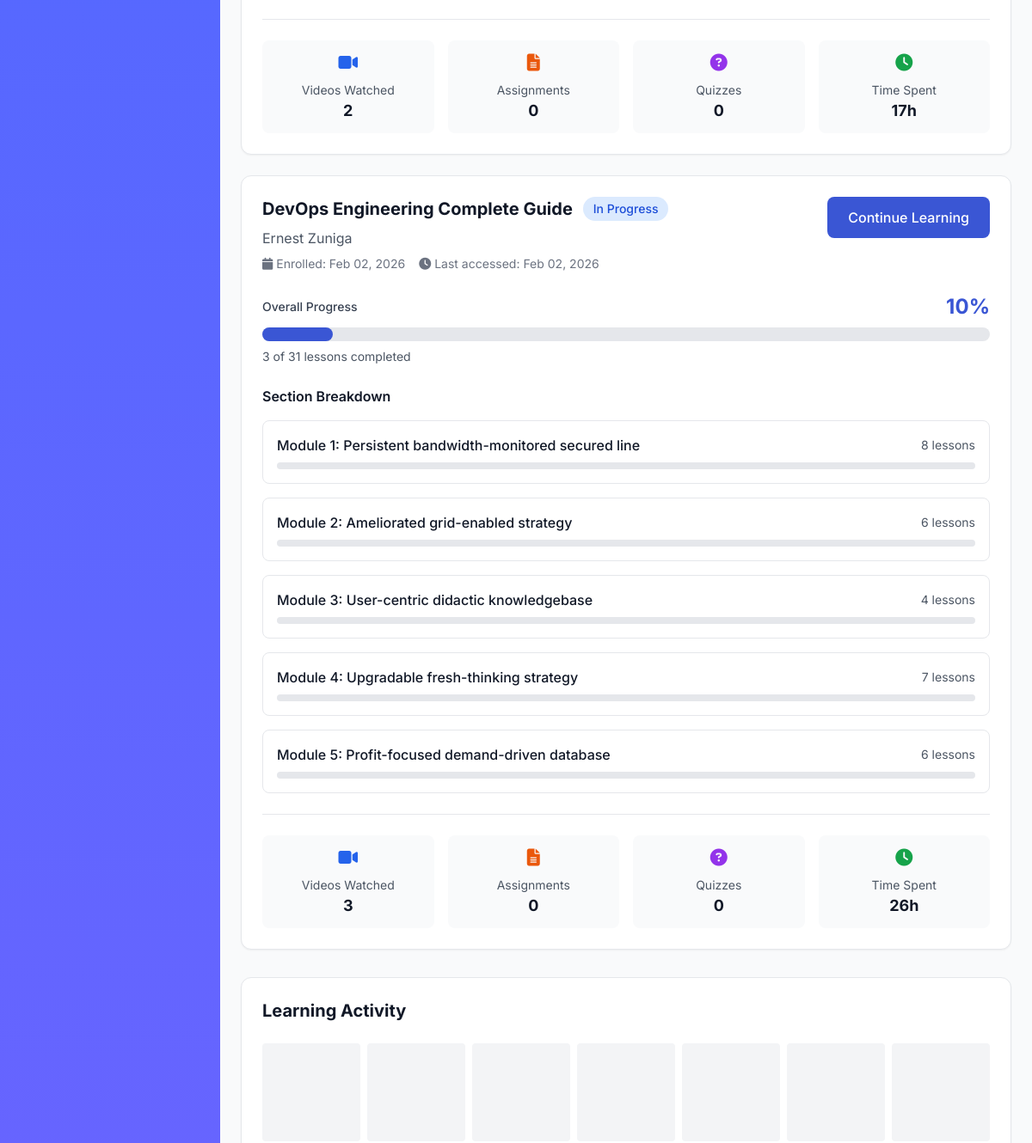
Before: /student/progress/ (signed in, middle part) with the older database file.
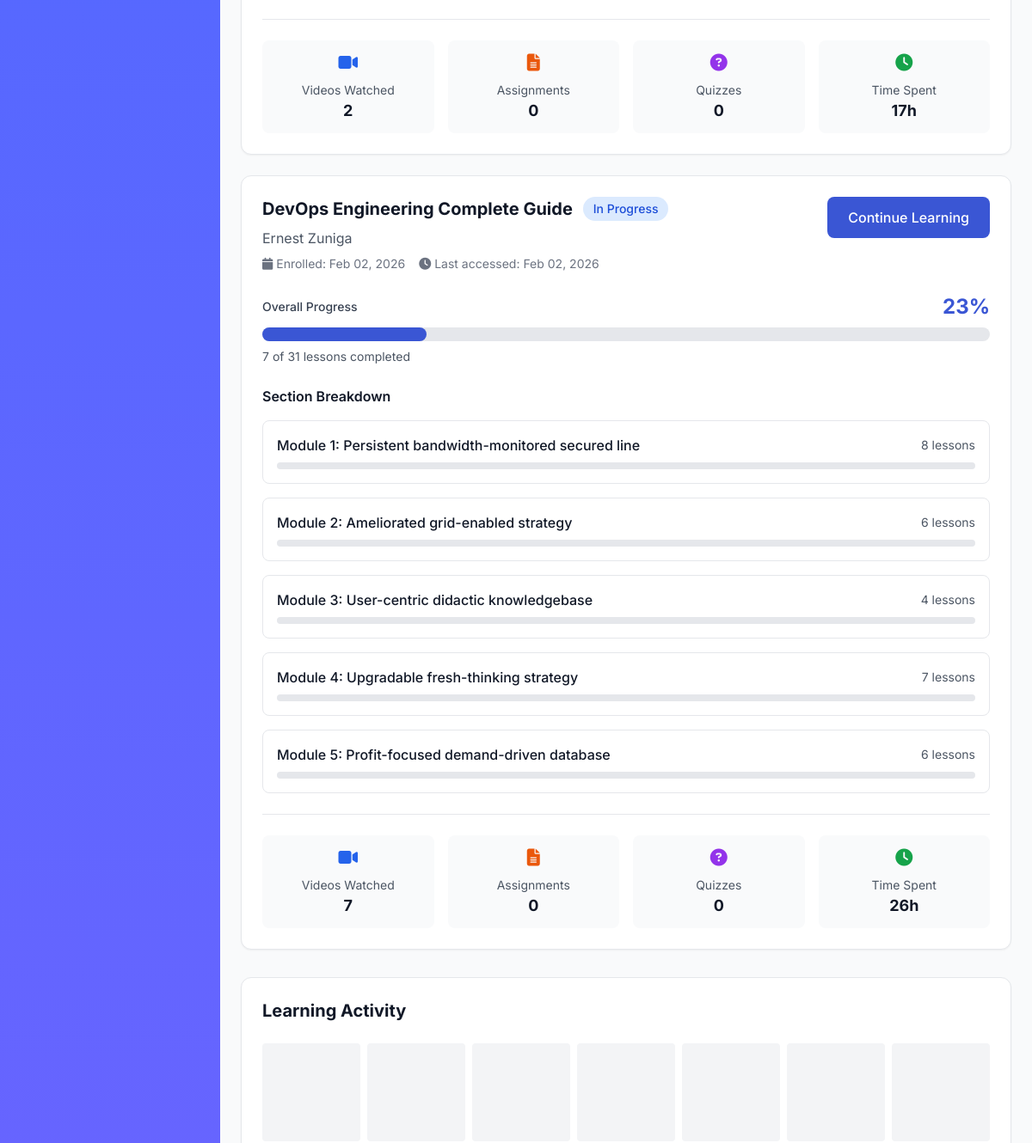
After: the same page with the newer database file.
### eduweb/models.py (models this page shows, shortened)
class Enrollment(models.Model):
    STATUS_CHOICES = [
        ('active', 'Active'),
        ('completed', 'Completed'),
        ('dropped', 'Dropped'),
        ('suspended', 'Suspended'),
    ]
    student = models.ForeignKey(User, on_delete=models.CASCADE, related_name='enrollments')
    course = models.ForeignKey('LMSCourse', on_delete=models.CASCADE, related_name='enrollments')
    enrolled_by = models.ForeignKey(User, on_delete=models.SET_NULL, null=True, related_name='enrollments_created')
    progress_percentage = models.DecimalField(max_digits=5, decimal_places=2, default=0.00, validators=[MinValueValidator(0), MaxValueValidator(100)])
    completed_lessons = models.IntegerField(default=0)
    current_grade = models.DecimalField(max_digits=5, decimal_places=2, null=True, blank=True)
    status = models.CharField(max_length=20, choices=STATUS_CHOICES, default='active')
    enrolled_at = models.DateTimeField(auto_now_add=True)
    completed_at = models.DateTimeField(null=True, blank=True)
    last_accessed = models.DateTimeField(null=True, blank=True)
    class Meta:
        ordering = ['-enrolled_at']
        verbose_name = 'Enrollment'
        verbose_name_plural = 'Enrollments'
        unique_together = [['student', 'course']]
        indexes = [
            models.Index(fields=['student', 'status']),
            models.Index(fields=['course', 'status']),
        ]

class LMSCourse(models.Model):
    DIFFICULTY_CHOICES = [
        ('beginner', 'Beginner'),
        ('intermediate', 'Intermediate'),
        ('advanced', 'Advanced'),
    ]
    title = models.CharField(max_length=200)
    slug = models.SlugField(max_length=200, unique=True)
    code = models.CharField(max_length=20, unique=True)
    category = models.ForeignKey(CourseCategory, on_delete=models.SET_NULL, null=True, related_name='lms_courses')
    short_description = models.TextField(max_length=500)
    description = models.TextField()
    learning_objectives = models.JSONField(default=list)
    prerequisites = models.JSONField(default=list)
    difficulty_level = models.CharField(max_length=20, choices=DIFFICULTY_CHOICES, default='beginner')
    duration_hours = models.DecimalField(max_digits=5, decimal_places=1, help_text="Estimated duration in hours")
    language = models.CharField(max_length=50, default='English')
    instructor = models.ForeignKey(User, on_delete=models.SET_NULL, null=True, related_name='courses_teaching')
    instructor_name = models.CharField(max_length=100, blank=True)
    instructor_bio = models.TextField(blank=True)
    thumbnail = models.ImageField(upload_to='courses/thumbnails/', blank=True, null=True)
    promo_video_url = models.URLField(blank=True)
    is_free = models.BooleanField(default=False)
    price = models.DecimalField(max_digits=10, decimal_places=2, default=0.00)
    discount_price = models.DecimalField(max_digits=10, decimal_places=2, null=True, blank=True)
    max_students = models.IntegerField(null=True, blank=True)
    enrollment_start_date = models.DateField(null=True, blank=True)
    enrollment_end_date = models.DateField(null=True, blank=True)
    is_published = models.BooleanField(default=False)
    is_featured = models.BooleanField(default=False)
    has_certificate = models.BooleanField(default=False)
    certificate_template = models.CharField(max_length=100, blank=True)
    meta_description = models.CharField(max_length=160, blank=True)
    meta_keywords = models.CharField(max_length=255, blank=True)
    total_enrollments = models.IntegerField(default=0)
    average_rating = models.DecimalField(max_digits=3, decimal_places=2, default=0.00)
    total_reviews = models.IntegerField(default=0)
    created_at = models.DateTimeField(auto_now_add=True)
    updated_at = models.DateTimeField(auto_now=True)
    published_at = models.DateTimeField(null=True, blank=True)
    class Meta:
        ordering = ['-created_at']
        verbose_name = 'LMS Course'
        verbose_name_plural = 'LMS Courses'
        indexes = [
            models.Index(fields=['slug']),
            models.Index(fields=['is_published', '-created_at']),
            models.Index(fields=['category']),
        ]

### student/views.py (the view)
@login_required
@student_required
def progress(request):
    enrollments = Enrollment.objects.filter(
        student=request.user
    ).select_related('course').prefetch_related(
        'course__sections__lessons'
    ).order_by('-enrolled_at')
    for enrollment in enrollments:
        enrollment.completed_lessons = LessonProgress.objects.filter(
            enrollment=enrollment,
            is_completed=True
        ).count()
    context = {
        'page_title': 'My Progress',
        'enrollments': enrollments,
    }
    return render(request, 'students/progress.html', context)

### eduweb/context.py (called while the page is built)
def navigation_data(request):
    faculties = Faculty.objects.filter(is_active=True).prefetch_related('courses')[:11]
    courses = Course.objects.filter(is_active=True).select_related('faculty')[:11]
    return {
        'all_faculties': faculties,
        'all_courses': courses,
    }

### eduweb/views.py (called while the page is built)
def application_status_context(request):
    has_pending_application = False
    if request.user.is_authenticated:
        has_pending_application = CourseApplication.objects.filter(
            user=request.user,
            status__in=['draft', 'pending_payment', 'submitted', 'under_review', 'reviewed']
        ).exists()
    return {'has_pending_application': has_pending_application}

### templates/students/progress.html (shortened to what the changed rows need)
{% extends "management/base.html" %}
{% load static %}
{% block content %}
<div class="max-w-7xl mx-auto">
    <div class="space-y-6">
        {% for enrollment in enrollments %}
        <div class="bg-white rounded-xl shadow-sm border border-gray-200 overflow-hidden">
            <div class="p-6">
                <div class="flex items-start justify-between mb-6">
                    <div class="flex-1">
                        <div class="flex items-center gap-3 mb-2">
                            <h3 class="text-xl font-bold text-gray-900">
                                <a href="{% url 'students:course_detail' enrollment.course.id %}"
                                   class="hover:text-primary-600">
                                    {{ enrollment.course.title }}
                                </a>
                            </h3>
                            {% if enrollment.status == 'completed' %}
                            <span class="px-3 py-1 bg-green-100 text-green-700 rounded-full text-sm font-medium">
                                <i class="fas fa-check-circle mr-1"></i>Completed
                            </span>
                            {% elif enrollment.status == 'active' %}
                            <span class="px-3 py-1 bg-blue-100 text-blue-700 rounded-full text-sm font-medium">
                                In Progress
                            </span>
                            {% endif %}
                        </div>
                        <p class="text-gray-600">{{ enrollment.course.instructor_name }}</p>
                        <div class="flex items-center gap-4 mt-2 text-sm text-gray-500">
                            <span><i class="fas fa-calendar mr-1"></i>Enrolled: {{ enrollment.enrolled_at|date:"M d, Y" }}</span>
                            {% if enrollment.last_accessed %}
                            <span><i class="fas fa-clock mr-1"></i>Last accessed: {{ enrollment.last_accessed|date:"M d, Y" }}</span>
                            {% endif %}
                        </div>
                    </div>
                    <a href="{% url 'students:course_detail' enrollment.course.id %}"
                       class="px-6 py-3 bg-primary-600 text-white rounded-lg hover:bg-primary-700 transition-all font-medium">
                        Continue Learning
                    </a>
                </div>
                <div class="mb-6">
                    <div class="flex items-center justify-between mb-2">
                        <span class="text-sm font-medium text-gray-700">Overall Progress</span>
                        <span class="text-2xl font-bold text-primary-600">{{ enrollment.progress_percentage|floatformat:0 }}%</span>
                    </div>
                    <div class="w-full bg-gray-200 rounded-full h-4">
                        <div class="{% if enrollment.progress_percentage == 100 %}bg-green-500{% else %}bg-primary-600{% endif %} h-4 rounded-full transition-all"
                             style="width: {{ enrollment.progress_percentage }}%"></div>
                    </div>
                    <div class="flex items-center justify-between mt-2 text-sm text-gray-600">
                        <span>{{ enrollment.completed_lessons }} of {{ enrollment.course.lessons.count }} lessons completed</span>
                    </div>
                </div>
                <div class="space-y-4">
                    <h4 class="font-semibold text-gray-900 mb-3">Section Breakdown</h4>
                    {% for section in enrollment.course.sections.all %}
                    <div class="border border-gray-200 rounded-lg p-4">
                        <div class="flex items-center justify-between mb-2">
                            <h5 class="font-medium text-gray-900">{{ section.title }}</h5>
                            <span class="text-sm text-gray-600">{{ section.lessons.count }} lessons</span>
                        </div>
                        <div class="w-full bg-gray-200 rounded-full h-2">
                        </div>
                    </div>
                    {% endfor %}
                </div>
                <div class="grid grid-cols-1 md:grid-cols-4 gap-4 mt-6 pt-6 border-t border-gray-200">
                    <div class="text-center p-3 bg-gray-50 rounded-lg">
                        <i class="fas fa-video text-blue-600 text-xl mb-2"></i>
                        <p class="text-sm text-gray-600">Videos Watched</p>
                        <p class="text-lg font-bold text-gray-900">{{ enrollment.completed_lessons }}</p>
                    </div>
                    <div class="text-center p-3 bg-gray-50 rounded-lg">
                        <i class="fas fa-file-alt text-orange-600 text-xl mb-2"></i>
                        <p class="text-sm text-gray-600">Assignments</p>
                        <p class="text-lg font-bold text-gray-900">0</p>
                    </div>
                    <div class="text-center p-3 bg-gray-50 rounded-lg">
                        <i class="fas fa-question-circle text-purple-600 text-xl mb-2"></i>
                        <p class="text-sm text-gray-600">Quizzes</p>
                        <p class="text-lg font-bold text-gray-900">0</p>
                    </div>
                    <div class="text-center p-3 bg-gray-50 rounded-lg">
                        <i class="fas fa-clock text-green-600 text-xl mb-2"></i>
                        <p class="text-sm text-gray-600">Time Spent</p>
                        <p class="text-lg font-bold text-gray-900">
                            {{ enrollment.course.duration_hours|floatformat:0 }}h
                        </p>
                    </div>
                </div>
            </div>
        </div>
        {% endfor %}
    </div>
    <div class="bg-white rounded-xl shadow-sm border border-gray-200 p-6 mt-8">
        <h2 class="text-xl font-bold text-gray-900 mb-6">Learning Activity</h2>
    </div>
</div>
{% endblock %}

Changed rows visible on the page:
changed Enrollment "Feb 02, 2026": progress_percentage "10" → "23"; completed_lessons "3" → "7"
